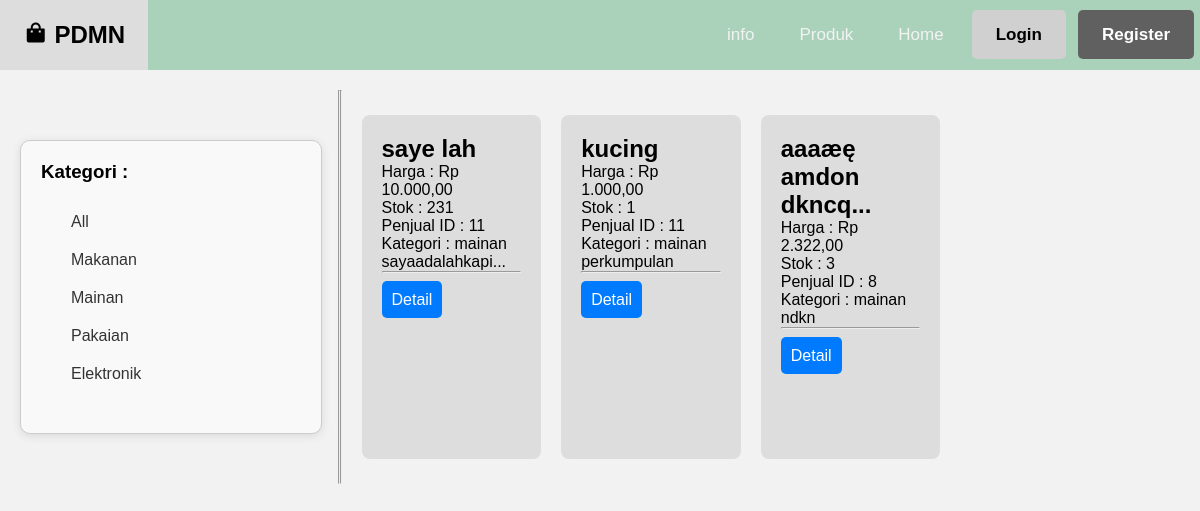
The app's page /?url=mainan with its own data.
### tables this page shows
CREATE TABLE `produk` (
  `id` int(11) NOT NULL,
  `id_penjual` int(11) NOT NULL,
  `nama` text NOT NULL,
  `deskripsi` text DEFAULT NULL,
  `namaq` varchar(30) NOT NULL,
  `descq` varchar(30) NOT NULL,
  `harga` decimal(10,2) NOT NULL,
  `stok` int(11) NOT NULL,
  `kategori` enum('makanan','mainan','pakaian','elektronik') NOT NULL
);

### zmainan.php (the view, shortened to what this page needs)
<?php
include 'produk.php';
?>
<hr>
<hr>
<main class="fcontainer">
    <?php
    $sql = "SELECT id, nama, harga, stok, id_penjual, deskripsi, kategori, namaq, descq FROM produk WHERE kategori = 'Mainan' ORDER BY id DESC";
    $query = mysqli_query($koneksi, $sql);
    while ($data = mysqli_fetch_assoc($query)) {
        echo "
<div class='fbox'>
    <div class='produk'>
        <h2>" . htmlspecialchars($data['namaq']) . "</h2>
        <p>Harga : Rp " . number_format($data['harga'], 2, ',', '.') . "</p>
        <p>Stok : " . htmlspecialchars($data['stok']) . "</p>
        <p>Penjual ID : " . htmlspecialchars($data['id_penjual']) . "</p>
        <p>Kategori : " . htmlspecialchars($data['kategori']) . "</p>
        <p>" . htmlspecialchars($data['descq']) . "</p>
        <hr>
        <br>
        <a href='index.php?url=detail&id={$data['id']}' class='btn' style='text-decoration: none; margin-right:1rem;'>Detail</a>";
        echo '
    </div>
</div>';
    }
    echo "</main></div>";

### index.php (shortened to what this page needs)
<!DOCTYPE html>
<html lang="en">
<head>
    <link rel="stylesheet" href="style.css" />
</head>
<body>
    <div class="navbar">
        <ul>
            <li class="title"><a href="#">
                    <h1><i class='bx bxs-shopping-bag'> </i> PDMN</h1>
                </a></li>
            <li class="links"><a href="?url=info">info</a></li>
            <li class="links"><a href="?url=produk">Produk</a></li>
            <li class="links"><a href="index.php">Home</a></li>
            <?php
            if (isset($_SESSION['username'])) {
                echo '<li class="acc"><a href="logout.php">Logout</a></li>';
            } else {
                echo '<li class="acc"><a href="?url=login">Login</a></li>';
                echo '<li class="acc"><a href="?url=register" class="q">Register</a></li>';
            }
            ?>
        </ul>
    </div>
    <?php
    include 'halaman.php';
    ?>
</body>
</html>

### halaman.php (shortened to what this page needs)
<?php
if (isset($_GET['url'])) {
    switch ($_GET['url']) {
        case 'mainan':
            include 'zmainan.php';
            break;
    }
}
?>
<link href='https://unpkg.com/boxicons@2.1.4/css/boxicons.min.css' rel='stylesheet'>

### produk.php (shortened to what this page needs)
<div class="container">
    <aside class="hp boxi" style="max-width:17rem; margin-right:1rem;">
        <h3>Kategori :</h3>
        <div class="sidebar">
            <ul class="sidebar-list">
                <li class="sidebar-item"><a href="?url=produk">All</a></li>
                <li class="sidebar-item"><a href="?url=makanan">Makanan</a></li>
                <li class="sidebar-item"><a href="?url=mainan">Mainan</a></li>
                <li class="sidebar-item"><a href="?url=pakaian">Pakaian</a></li>
                <li class="sidebar-item"><a href="?url=elektronik">Elektronik</a></li>
            </ul>
        </div>
    </aside>

### style.css (style rules this page uses)
* { padding: 0; margin: 0; }
body { font-family: Arial, sans-serif; background-color: #f2f2f2; }
.navbar { background-color: #aad2ba; display: flex; align-items: center; position: sticky; top: 0; z-index: 1000; }
.navbar ul { list-style-type: none; display: flex; align-items: center; width: 100%; padding: 0; }
.navbar .title { padding: 0.05rem; margin-right: auto; background-color: #ddd; }
.navbar .links { display: flex; align-items: center; }
.navbar h1 { color: black; margin: 0; font-size: 24px; }
.navbar a { margin-left: 3px; margin-right: 2px; display: block; color: #f2f2f2; text-align: center; padding-top: 1.5rem; padding: 1.25rem; text-decoration: none; font-size: 17px; transition: 0.5s ease; }
.navbar .acc a { margin: 6px; background-color: #d0d0d0; border-radius: 5px; padding: 0.9rem 1.5rem 0.9rem; font-weight: bold; color: black; transition: 0.5s ease; }
.navbar .acc a.q { background-color: #606060; color: white; }
.container { display: flex; margin: 20px; }
.fcontainer { display: grid; grid-template-columns: repeat( 4, 1fr ); gap: 20px; }
main { flex: 3; padding: 20px; margin-right: 20px; }
aside { flex: 1; background-color: #f0f0f0; padding: 20px; border-left: 1px solid #ccc; }
.fbox { background-color: #ddd; margin: 5px 0; padding: 20px; border-radius: 0.5rem; }
.boxi { width: 400px; height: max-content; margin: 50px auto; padding: 20px; border: 1px solid #ccc; border-radius: 10px; box-shadow: 0 2px 10px rgba(0, 0, 0, 0.1); background-color: #f9f9f9; }
.btn { background-color: #007bff; color: white; padding: 10px; border: none; border-radius: 5px; cursor: pointer; font-size: 16px; }
.sidebar { position: sticky; width: 200px; padding: 20px; }
.sidebar-list { list-style-type: none; padding: 0; margin: 0; }
.sidebar-item a { text-decoration: none; color: #333; padding: 10px; display: block; border-radius: 5px; transition: background-color 0.3s; }

### records on screen
produk: namaq "saye lah", harga "10.000,00", stok "231", id_penjual "11", kategori "mainan", descq "sayaadalahkapi..."
produk: namaq "kucing", harga "1.000,00", stok "1", id_penjual "11", kategori "mainan", descq "perkumpulan"
produk: namaq "aaaæę amdon dkncq...", harga "2.322,00", stok "3", id_penjual "8", kategori "mainan", descq "ndkn"
